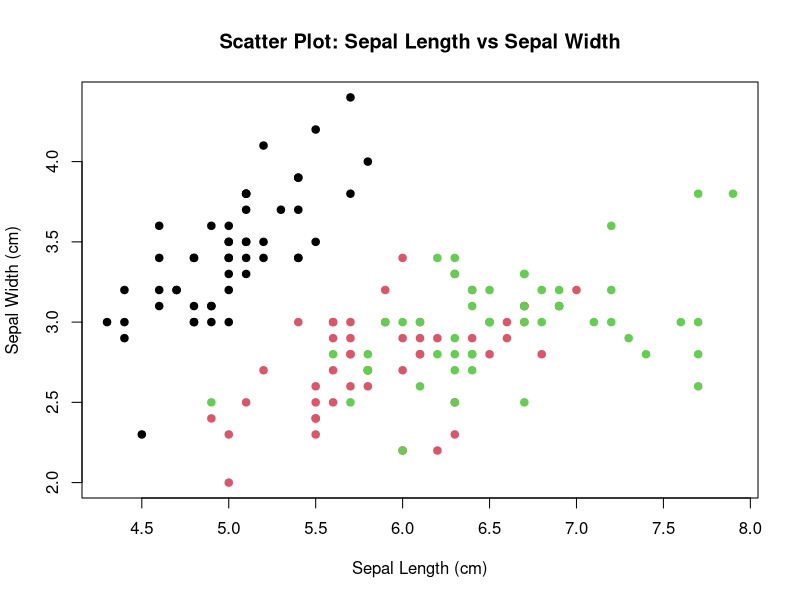
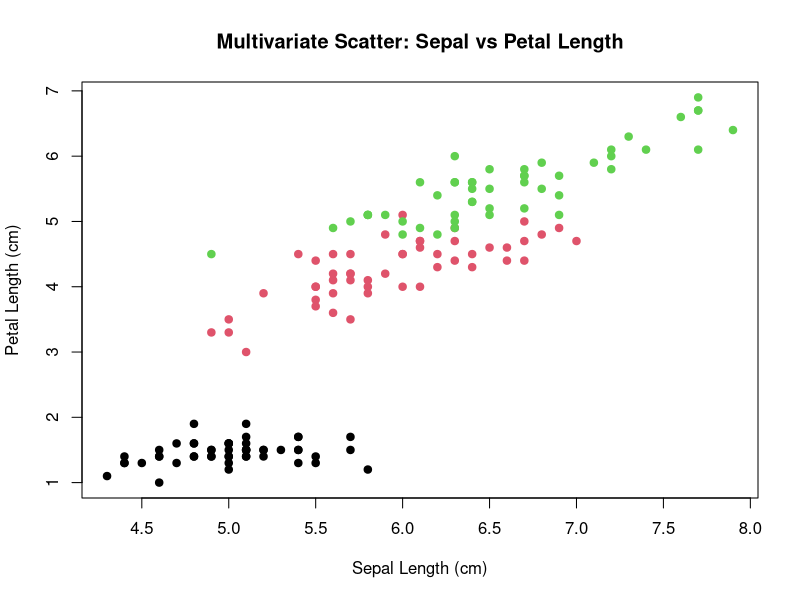
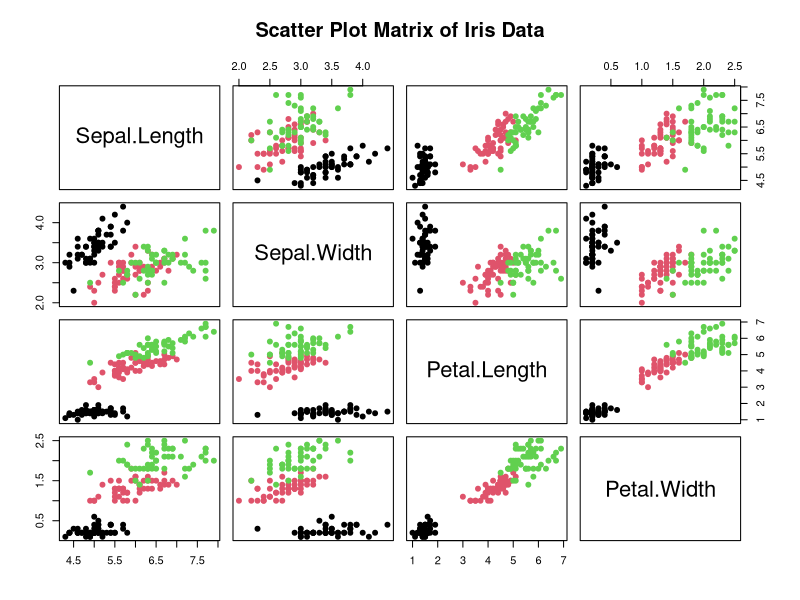

The R source for these figures, in order:
data("iris")  
print(iris) 

plot(iris$Sepal.Length, iris$Sepal.Width,  
    main = "Scatter Plot: Sepal Length vs Sepal Width",  
    xlab = "Sepal Length (cm)",  
    ylab = "Sepal Width (cm)",  
    col = iris$Species,  
    pch = 19)  

plot(iris$Sepal.Length, iris$Petal.Length, 
    main = "Multivariate Scatter: Sepal vs Petal Length",  
    xlab = "Sepal Length (cm)",  
    ylab = "Petal Length (cm)",  
    col = iris$Species,  
    pch = 19)  

pairs(iris[1:4],  
    main = "Scatter Plot Matrix of Iris Data",  
    col = iris$Species,  
    pch = 19) 
